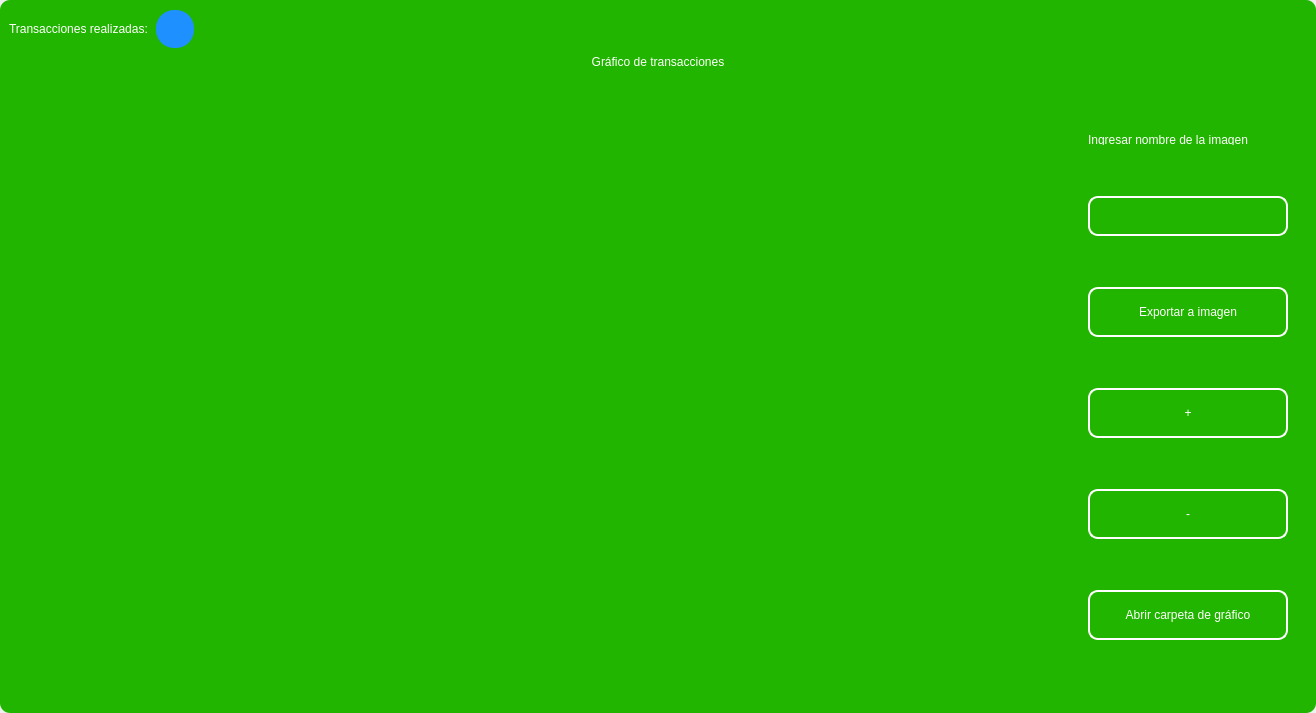
<?xml version="1.0" encoding="UTF-8"?>
<ui version="4.0">
 <class>MainWindow</class>
 <widget class="QMainWindow" name="MainWindow">
  <property name="geometry">
   <rect>
    <x>0</x>
    <y>0</y>
    <width>1316</width>
    <height>713</height>
   </rect>
  </property>
  <property name="windowTitle">
   <string>MainWindow</string>
  </property>
  <property name="styleSheet">
   <string notr="true"/>
  </property>
  <widget class="QWidget" name="centralwidget">
   <property name="styleSheet">
    <string notr="true"/>
   </property>
   <layout class="QVBoxLayout" name="verticalLayout">
    <property name="spacing">
     <number>0</number>
    </property>
    <property name="leftMargin">
     <number>0</number>
    </property>
    <property name="topMargin">
     <number>0</number>
    </property>
    <property name="rightMargin">
     <number>0</number>
    </property>
    <property name="bottomMargin">
     <number>0</number>
    </property>
    <item>
     <widget class="QFrame" name="frame">
      <property name="enabled">
       <bool>true</bool>
      </property>
      <property name="styleSheet">
       <string notr="true">
QFrame {
border-radius:10px;
background-color: rgb(33, 181, 0);
 }
</string>
      </property>
      <property name="frameShape">
       <enum>QFrame::StyledPanel</enum>
      </property>
      <property name="frameShadow">
       <enum>QFrame::Raised</enum>
      </property>
      <layout class="QVBoxLayout" name="verticalLayout_2">
       <item>
        <widget class="QFrame" name="frame_superior">
         <property name="minimumSize">
          <size>
           <width>0</width>
           <height>40</height>
          </size>
         </property>
         <property name="maximumSize">
          <size>
           <width>16777215</width>
           <height>40</height>
          </size>
         </property>
         <property name="styleSheet">
          <string notr="true">QPushButton{
border-radius:18px;
}

QPushButton:hover{
	background-color: rgb(0, 0, 0);
}
</string>
         </property>
         <property name="frameShape">
          <enum>QFrame::StyledPanel</enum>
         </property>
         <property name="frameShadow">
          <enum>QFrame::Raised</enum>
         </property>
         <layout class="QHBoxLayout" name="horizontalLayout_3">
          <property name="spacing">
           <number>4</number>
          </property>
          <property name="leftMargin">
           <number>0</number>
          </property>
          <property name="topMargin">
           <number>0</number>
          </property>
          <property name="rightMargin">
           <number>0</number>
          </property>
          <property name="bottomMargin">
           <number>0</number>
          </property>
          <item>
           <widget class="QLabel" name="label_3">
            <property name="styleSheet">
             <string notr="true">color: rgb(255, 255, 255);
font: 15pt &quot;MS Shell Dlg 2&quot;;</string>
            </property>
            <property name="text">
             <string>Transacciones realizadas: </string>
            </property>
           </widget>
          </item>
          <item>
           <widget class="QPushButton" name="btn_exit_2">
            <property name="minimumSize">
             <size>
              <width>38</width>
              <height>38</height>
             </size>
            </property>
            <property name="maximumSize">
             <size>
              <width>38</width>
              <height>38</height>
             </size>
            </property>
            <property name="cursor">
             <cursorShape>ArrowCursor</cursorShape>
            </property>
            <property name="styleSheet">
             <string notr="true">background-color: #1E90FF;</string>
            </property>
            <property name="text">
             <string/>
            </property>
            <property name="iconSize">
             <size>
              <width>35</width>
              <height>35</height>
             </size>
            </property>
           </widget>
          </item>
          <item>
           <spacer name="horizontalSpacer_2">
            <property name="orientation">
             <enum>Qt::Horizontal</enum>
            </property>
            <property name="sizeHint" stdset="0">
             <size>
              <width>443</width>
              <height>20</height>
             </size>
            </property>
           </spacer>
          </item>
          <item>
           <widget class="QPushButton" name="btn_exit">
            <property name="minimumSize">
             <size>
              <width>38</width>
              <height>38</height>
             </size>
            </property>
            <property name="maximumSize">
             <size>
              <width>38</width>
              <height>38</height>
             </size>
            </property>
            <property name="cursor">
             <cursorShape>PointingHandCursor</cursorShape>
            </property>
            <property name="text">
             <string/>
            </property>
            <property name="iconSize">
             <size>
              <width>35</width>
              <height>35</height>
             </size>
            </property>
           </widget>
          </item>
          <item>
           <widget class="QPushButton" name="bt_minimizar">
            <property name="minimumSize">
             <size>
              <width>38</width>
              <height>38</height>
             </size>
            </property>
            <property name="maximumSize">
             <size>
              <width>38</width>
              <height>38</height>
             </size>
            </property>
            <property name="cursor">
             <cursorShape>PointingHandCursor</cursorShape>
            </property>
            <property name="text">
             <string/>
            </property>
            <property name="icon">
             <iconset>
              <normaloff>image/minus.svg</normaloff>image/minus.svg</iconset>
            </property>
            <property name="iconSize">
             <size>
              <width>38</width>
              <height>38</height>
             </size>
            </property>
           </widget>
          </item>
          <item>
           <widget class="QPushButton" name="bt_maximizar">
            <property name="minimumSize">
             <size>
              <width>38</width>
              <height>38</height>
             </size>
            </property>
            <property name="maximumSize">
             <size>
              <width>38</width>
              <height>38</height>
             </size>
            </property>
            <property name="cursor">
             <cursorShape>PointingHandCursor</cursorShape>
            </property>
            <property name="text">
             <string/>
            </property>
            <property name="icon">
             <iconset>
              <normaloff>image/chevron-up.svg</normaloff>image/chevron-up.svg</iconset>
            </property>
            <property name="iconSize">
             <size>
              <width>38</width>
              <height>38</height>
             </size>
            </property>
           </widget>
          </item>
          <item>
           <widget class="QPushButton" name="bt_restaurar">
            <property name="minimumSize">
             <size>
              <width>38</width>
              <height>38</height>
             </size>
            </property>
            <property name="maximumSize">
             <size>
              <width>38</width>
              <height>38</height>
             </size>
            </property>
            <property name="cursor">
             <cursorShape>PointingHandCursor</cursorShape>
            </property>
            <property name="text">
             <string/>
            </property>
            <property name="icon">
             <iconset>
              <normaloff>image/chevron-down.svg</normaloff>image/chevron-down.svg</iconset>
            </property>
            <property name="iconSize">
             <size>
              <width>38</width>
              <height>38</height>
             </size>
            </property>
           </widget>
          </item>
          <item>
           <widget class="QPushButton" name="bt_cerrar">
            <property name="minimumSize">
             <size>
              <width>38</width>
              <height>38</height>
             </size>
            </property>
            <property name="maximumSize">
             <size>
              <width>38</width>
              <height>38</height>
             </size>
            </property>
            <property name="cursor">
             <cursorShape>PointingHandCursor</cursorShape>
            </property>
            <property name="text">
             <string/>
            </property>
            <property name="icon">
             <iconset>
              <normaloff>image/x.svg</normaloff>image/x.svg</iconset>
            </property>
            <property name="iconSize">
             <size>
              <width>38</width>
              <height>38</height>
             </size>
            </property>
           </widget>
          </item>
         </layout>
        </widget>
       </item>
       <item>
        <widget class="QLabel" name="label">
         <property name="styleSheet">
          <string notr="true">font: 30pt &quot;MS Shell Dlg 2&quot;;
color: rgb(255, 255, 255);</string>
         </property>
         <property name="text">
          <string>Gráfico de transacciones</string>
         </property>
         <property name="alignment">
          <set>Qt::AlignCenter</set>
         </property>
        </widget>
       </item>
       <item>
        <widget class="QFrame" name="frame_3">
         <property name="minimumSize">
          <size>
           <width>0</width>
           <height>0</height>
          </size>
         </property>
         <property name="frameShape">
          <enum>QFrame::StyledPanel</enum>
         </property>
         <property name="frameShadow">
          <enum>QFrame::Raised</enum>
         </property>
         <layout class="QHBoxLayout" name="horizontalLayout_4">
          <property name="leftMargin">
           <number>9</number>
          </property>
          <property name="topMargin">
           <number>9</number>
          </property>
          <property name="rightMargin">
           <number>9</number>
          </property>
          <item>
           <widget class="QGraphicsView" name="graphics_view">
            <property name="dragMode">
             <enum>QGraphicsView::NoDrag</enum>
            </property>
            <property name="transformationAnchor">
             <enum>QGraphicsView::NoAnchor</enum>
            </property>
           </widget>
          </item>
          <item>
           <layout class="QVBoxLayout" name="verticalLayout_4">
            <property name="spacing">
             <number>10</number>
            </property>
            <property name="sizeConstraint">
             <enum>QLayout::SetDefaultConstraint</enum>
            </property>
            <property name="leftMargin">
             <number>10</number>
            </property>
            <property name="topMargin">
             <number>10</number>
            </property>
            <property name="rightMargin">
             <number>10</number>
            </property>
            <property name="bottomMargin">
             <number>10</number>
            </property>
            <item>
             <widget class="QLabel" name="label_2">
              <property name="minimumSize">
               <size>
                <width>10</width>
                <height>10</height>
               </size>
              </property>
              <property name="maximumSize">
               <size>
                <width>500</width>
                <height>10</height>
               </size>
              </property>
              <property name="styleSheet">
               <string notr="true">color: rgb(255, 255, 255);
font: 10pt &quot;MS Shell Dlg 2&quot;;</string>
              </property>
              <property name="text">
               <string>Ingresar nombre de la imagen</string>
              </property>
             </widget>
            </item>
            <item>
             <widget class="QLineEdit" name="name_imagetxt">
              <property name="sizePolicy">
               <sizepolicy hsizetype="Fixed" vsizetype="Fixed">
                <horstretch>0</horstretch>
                <verstretch>0</verstretch>
               </sizepolicy>
              </property>
              <property name="minimumSize">
               <size>
                <width>200</width>
                <height>35</height>
               </size>
              </property>
              <property name="maximumSize">
               <size>
                <width>150</width>
                <height>40</height>
               </size>
              </property>
              <property name="styleSheet">
               <string notr="true">QLabel {
	color: rgb(255, 255, 254);
	font: 12pt &quot;Arial&quot;;
	background-color: rgba(0, 0, 0,0);
}

QTextEdit{
background-color: rgba(0, 0, 0,0);
border-radius:10px; 
font: 12pt &quot;Arial&quot;;
color: rgb(255, 255, 254);
border: 2px solid  rgb(255, 255, 255);

}

QTextEdit:hover{
background-color: rgba(0, 0, 0,0);
border-radius:10px; 
font: 12pt &quot;Arial&quot;;
border: 2px solid  rgb(120, 0, 171);
}

QTextEdit:focus{
background-color: rgb(0, 0, 0);
border-radius:10px; 
font: 12pt &quot;Arial&quot;;
border: 2px solid rgb(120, 0, 171);
}

QLineEdit{
background-color: rgba(0, 0, 0,0);
border-radius:10px; 
font: 12pt &quot;Arial&quot;;
color: rgb(255, 255, 254);
border: 2px solid  rgb(255, 255, 255);

}

QLineEdit:hover{
background-color: rgba(0, 0, 0,0);
border-radius:10px; 
font: 12pt &quot;Arial&quot;;
border: 2px solid  rgb(120, 0, 171);
}

QLineEdit:focus{
background-color: rgb(0, 0, 0);
border-radius:10px; 
font: 12pt &quot;Arial&quot;;
border: 2px solid rgb(120, 0, 171);
}

QCheckBox{
	font: 12pt &quot;Arial&quot;;
	color: rgb(255, 255, 255);
}

QCheckBox::indicator {
    width: 18px;
    height:18px;
}

QCheckBox::indicator:unchecked {
   background-image: url(image/square.svg);
}

QCheckBox::indicator:checked {
   background-image: url(image/check-square.svg);
}

QPushButton{
border-radius:10px; 
font: 12pt &quot;Arial&quot;;
color: rgb(255, 255, 254);
border: 2px solid #ffffff;
}

QPushButton:hover{
border-radius:10px; 
font: 12pt &quot;Arial&quot;;
color: rgb(255, 255, 255);
border: 2px solid rgb(120, 0, 171);
	background-color: rgb(120, 0, 171);
}
</string>
              </property>
              <property name="alignment">
               <set>Qt::AlignLeading|Qt::AlignLeft|Qt::AlignVCenter</set>
              </property>
             </widget>
            </item>
            <item>
             <widget class="QPushButton" name="btn_export_image">
              <property name="minimumSize">
               <size>
                <width>50</width>
                <height>40</height>
               </size>
              </property>
              <property name="maximumSize">
               <size>
                <width>300</width>
                <height>50</height>
               </size>
              </property>
              <property name="cursor">
               <cursorShape>PointingHandCursor</cursorShape>
              </property>
              <property name="styleSheet">
               <string notr="true">QPushButton{
border-radius:10px; 
font: 12pt &quot;Arial&quot;;
color: rgb(255, 255, 254);
border: 2px solid #ffffff;
}

QPushButton:hover{
border-radius:10px; 
font: 12pt &quot;Arial&quot;;
color: rgb(255, 255, 255);
border: 2px solid rgb(120, 0, 171);
	background-color: rgb(120, 0, 171);
}</string>
              </property>
              <property name="text">
               <string>Exportar a imagen</string>
              </property>
              <property name="iconSize">
               <size>
                <width>35</width>
                <height>35</height>
               </size>
              </property>
             </widget>
            </item>
            <item>
             <widget class="QPushButton" name="zoom_in_button">
              <property name="minimumSize">
               <size>
                <width>0</width>
                <height>40</height>
               </size>
              </property>
              <property name="maximumSize">
               <size>
                <width>300</width>
                <height>50</height>
               </size>
              </property>
              <property name="cursor">
               <cursorShape>PointingHandCursor</cursorShape>
              </property>
              <property name="styleSheet">
               <string notr="true">QPushButton{
border-radius:10px; 
font: 20pt &quot;Arial&quot;;
color: rgb(255, 255, 254);
border: 2px solid #ffffff;
}

QPushButton:hover{
border-radius:10px; 
font: 12pt &quot;Arial&quot;;
color: rgb(255, 255, 255);
border: 2px solid rgb(120, 0, 171);
	background-color: rgb(120, 0, 171);
}</string>
              </property>
              <property name="text">
               <string>+</string>
              </property>
              <property name="iconSize">
               <size>
                <width>35</width>
                <height>35</height>
               </size>
              </property>
             </widget>
            </item>
            <item>
             <widget class="QPushButton" name="zoom_out_button">
              <property name="minimumSize">
               <size>
                <width>0</width>
                <height>40</height>
               </size>
              </property>
              <property name="maximumSize">
               <size>
                <width>300</width>
                <height>50</height>
               </size>
              </property>
              <property name="cursor">
               <cursorShape>PointingHandCursor</cursorShape>
              </property>
              <property name="styleSheet">
               <string notr="true">QPushButton{
border-radius:10px; 
font: 20pt &quot;Arial&quot;;
color: rgb(255, 255, 254);
border: 2px solid #ffffff;
}

QPushButton:hover{
border-radius:10px; 
font: 12pt &quot;Arial&quot;;
color: rgb(255, 255, 255);
border: 2px solid rgb(120, 0, 171);
	background-color: rgb(120, 0, 171);
}</string>
              </property>
              <property name="text">
               <string>-</string>
              </property>
              <property name="iconSize">
               <size>
                <width>35</width>
                <height>35</height>
               </size>
              </property>
             </widget>
            </item>
            <item>
             <widget class="QPushButton" name="open_explore_file">
              <property name="minimumSize">
               <size>
                <width>0</width>
                <height>40</height>
               </size>
              </property>
              <property name="maximumSize">
               <size>
                <width>300</width>
                <height>50</height>
               </size>
              </property>
              <property name="cursor">
               <cursorShape>PointingHandCursor</cursorShape>
              </property>
              <property name="styleSheet">
               <string notr="true">QPushButton{
border-radius:10px; 
font: 12pt &quot;Arial&quot;;
color: rgb(255, 255, 254);
border: 2px solid #ffffff;
}

QPushButton:hover{
border-radius:10px; 
font: 12pt &quot;Arial&quot;;
color: rgb(255, 255, 255);
border: 2px solid rgb(120, 0, 171);
	background-color: rgb(120, 0, 171);
}</string>
              </property>
              <property name="text">
               <string>Abrir carpeta de gráfico</string>
              </property>
              <property name="iconSize">
               <size>
                <width>35</width>
                <height>35</height>
               </size>
              </property>
             </widget>
            </item>
           </layout>
          </item>
         </layout>
        </widget>
       </item>
      </layout>
     </widget>
    </item>
   </layout>
  </widget>
 </widget>
 <resources/>
 <connections/>
</ui>
